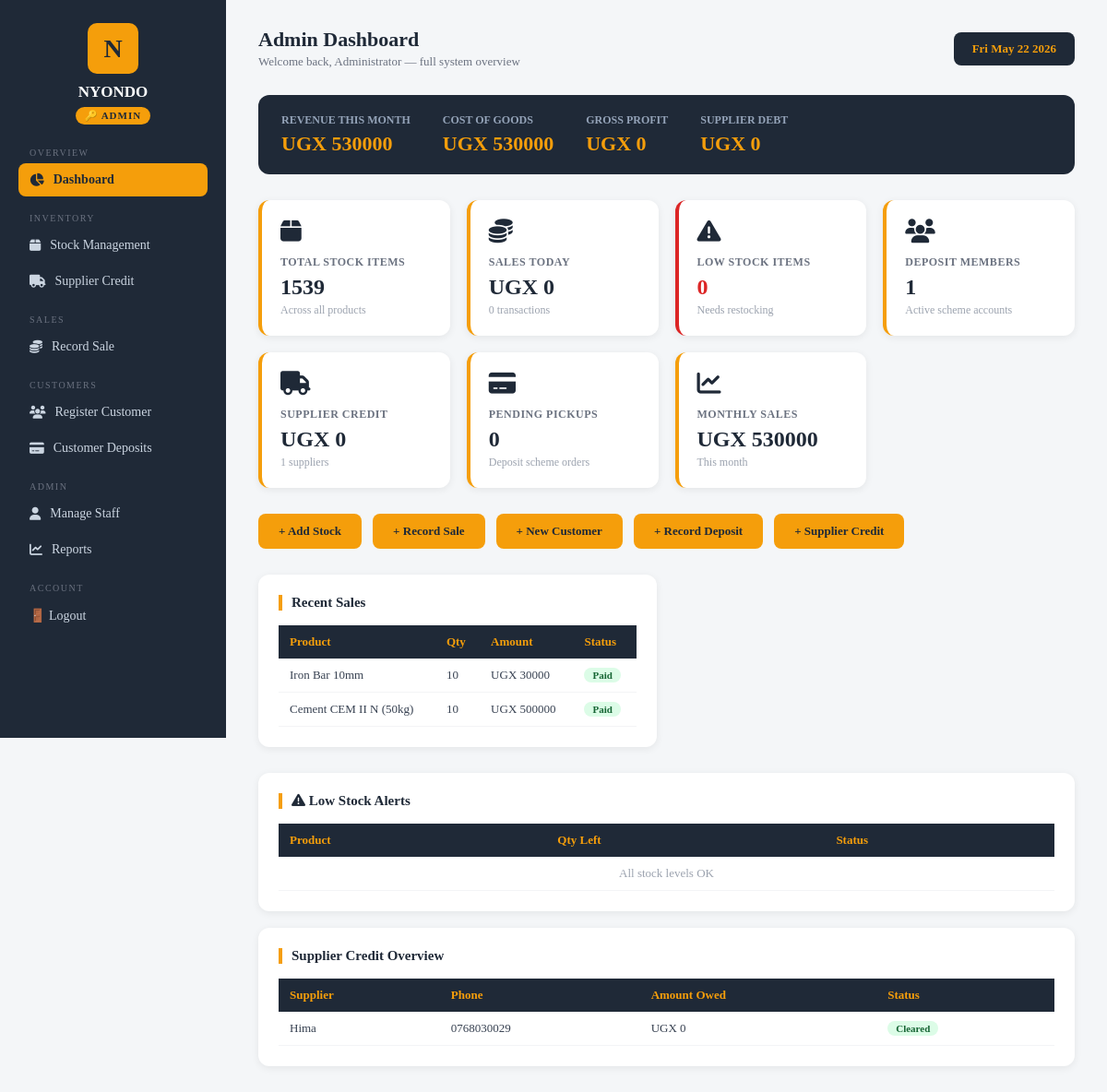
Screenshot of /dashboard/admin/ (signed in) with the database file from the repository.
### nyondoapp/models.py (models this page shows, shortened)
class Sale(models.Model):
    product = models.ForeignKey(Product, on_delete=models.CASCADE)
    quantity = models.IntegerField()
    unit_price = models.DecimalField(max_digits=10, decimal_places=2)  # price at time of sale
    total_price = models.DecimalField(max_digits=10, decimal_places=2)  # quantity x unit_price
    distance_km = models.DecimalField(max_digits=6, decimal_places=2, default=0)  # delivery distance
    transport_fee = models.DecimalField(max_digits=10, decimal_places=2, default=0)  # 0 or 30,000 UGX
    date = models.DateTimeField(auto_now_add=True)

class Product(models.Model):
    name = models.CharField(max_length=200)
    unit_cost = models.DecimalField(max_digits=10, decimal_places=2)  # buying price
    unit_price = models.DecimalField(max_digits=10, decimal_places=2)  # selling price
    quantity = models.IntegerField(default=0)  # current stock level

class Supplier(models.Model):
    name = models.CharField(max_length=200)
    phone = models.CharField(max_length=20)
    address = models.CharField(max_length=255, blank=True)
    product = models.ForeignKey(Product, on_delete=models.SET_NULL, null=True, blank=True)
    quantity = models.IntegerField(default=0)
    credit_amount = models.DecimalField(max_digits=10, decimal_places=2, default=0)  # how much we owe them
    date_added = models.DateField(auto_now_add=True)

### nyondoapp/views.py (the view)
# urls.py: path('dashboard/admin/', views.dashboard_admin, name='dashboard_admin'),
@login_required
def dashboard_admin(request):
    role = get_user_role(request.user)
    if role == 'salesperson':
        return redirect('/dashboard/salesperson/')
    if role == 'stockmanager':
        return redirect('/dashboard/stockmanager/')
    today = timezone.now().date()
    this_month = timezone.now().month
    this_year = timezone.now().year
    total_stock = sum(p.quantity for p in Product.objects.all())
    sales_today = Sale.objects.filter(date__date=today)
    sales_today_total = sum(s.total_price for s in sales_today)
    sales_today_count = sales_today.count()
    sales_month = Sale.objects.filter(date__month=this_month, date__year=this_year)
    revenue_month = sum(s.total_price for s in sales_month)
    cost_month = sum(s.unit_price * s.quantity for s in sales_month)
    gross_profit = revenue_month - cost_month
    low_stock = Product.objects.filter(quantity__lt=10)
    low_stock_count = low_stock.count()
    deposit_members = Customer.objects.count()
    pending_pickups = CustomerDeposit.objects.filter(status='ready_pickup').count()
    suppliers = Supplier.objects.all()
    supplier_credit_total = sum(s.credit_amount for s in suppliers)
    supplier_count = suppliers.count()
    recent_sales = Sale.objects.order_by('-date')[:5]
    context = {
        'total_stock': total_stock,
        'sales_today_total': sales_today_total,
        'sales_today_count': sales_today_count,
        'revenue_month': revenue_month,
        'cost_month': cost_month,
        'gross_profit': gross_profit,
        'low_stock': low_stock,
        'low_stock_count': low_stock_count,
        'deposit_members': deposit_members,
        'pending_pickups': pending_pickups,
        'supplier_credit_total': supplier_credit_total,
        'supplier_count': supplier_count,
        'recent_sales': recent_sales,
        'suppliers': suppliers,
    }
    return render(request, 'dashboard_admin.html', context)

### nyondoapp/views.py (called while the page is built)
def get_user_role(user):
    groups = user.groups.values_list('name', flat=True)
    if 'admin' in groups:
        return 'admin'
    elif 'salesperson' in groups:
        return 'salesperson'
    elif 'stockmanager' in groups:
        return 'stockmanager'
    return None

### nyondoapp/templates/dashboard_admin.html (shortened to what this page needs)
<!doctype html>
<html lang="en">
  <head>
    <link rel="stylesheet" href="https://cdnjs.cloudflare.com/ajax/libs/font-awesome/6.5.1/css/all.min.css" />
  </head>
  <body>
    <div class="sidebar">
      <div class="logo-box">N</div>
      <h2>NYONDO</h2>
      <span class="role-badge">🔑 Admin</span>
      <div class="menu">
        <div class="menu-label">Overview</div>
        <a onclick="window.location.href = '/dashboard/admin/'" class="active"
          ><i class="fa-solid fa-chart-pie"></i> Dashboard</a
        >
        <div class="menu-label">Inventory</div>
        <a onclick="window.location.href = '/stock/'"><i class="fa-solid fa-box"></i> Stock Management</a>
        <a onclick="window.location.href = '/supplier_credit/'"
          ><i class="fa-solid fa-truck"></i> Supplier Credit</a
        >
        <div class="menu-label">Sales</div>
        <a onclick="window.location.href = '/sales/'"><i class="fa-solid fa-coins"></i> Record Sale</a>
        <div class="menu-label">Customers</div>
        <a onclick="window.location.href = '/customer_registration/'"
          ><i class="fa-solid fa-users"></i> Register Customer</a
        >
        <a onclick="window.location.href = '/customer_deposit/'"
          ><i class="fa-solid fa-credit-card"></i> Customer Deposits</a
        >
        <div class="menu-label">Admin</div>
        <a onclick="window.location.href = '#'"><i class="fa-solid fa-user"></i> Manage Staff</a>
        <a onclick="window.location.href = '#'"><i class="fa-solid fa-chart-line"></i> Reports</a>
        <div class="menu-label">Account</div>
        <a onclick="window.location.href = '/login/'">🚪 Logout</a>
      </div>
    </div>
    <div class="main">
      <div class="topbar">
        <div>
          <h1>Admin Dashboard</h1>
          <p>Welcome back, Administrator — full system overview</p>
        </div>
        <div class="date-box" id="admin-date">Loading...</div>
      </div>
      <div class="profit-bar">
        <div class="item">
          <h4>Revenue This Month</h4>
          <div class="v">UGX {{ revenue_month|floatformat:0 }}</div>
        </div>
        <div class="item">
          <h4>Cost of Goods</h4>
          <div class="v">UGX {{ cost_month|floatformat:0 }}</div>
        </div>
        <div class="item">
          <h4>Gross Profit</h4>
          <div class="v">UGX {{ gross_profit|floatformat:0 }}</div>
        </div>
        <div class="item">
          <h4>Supplier Debt</h4>
          <div class="v">UGX {{ supplier_credit_total|floatformat:0 }}</div>
        </div>
      </div>
      <div class="cards">
        <div class="card">
          <div class="icon"><i class="fa-solid fa-box"></i></div>
          <h4>Total Stock Items</h4>
          <div class="val">{{ total_stock }}</div>
          <div class="sub">Across all products</div>
        </div>
        <div class="card">
          <div class="icon"><i class="fa-solid fa-coins"></i></div>
          <h4>Sales Today</h4>
          <div class="val">UGX {{ sales_today_total|floatformat:0 }}</div>
          <div class="sub">{{ sales_today_count }} transactions</div>
        </div>
        <div class="card alert">
          <div class="icon"><i class="fa-solid fa-triangle-exclamation"></i></div>
          <h4>Low Stock Items</h4>
          <div class="val">{{ low_stock_count }}</div>
          <div class="sub">Needs restocking</div>
        </div>
        <div class="card">
          <div class="icon"><i class="fa-solid fa-users"></i></div>
          <h4>Deposit Members</h4>
          <div class="val">{{ deposit_members }}</div>
          <div class="sub">Active scheme accounts</div>
        </div>
        <div class="card">
          <div class="icon"><i class="fa-solid fa-truck"></i></div>
          <h4>Supplier Credit</h4>
          <div class="val">UGX {{ supplier_credit_total|floatformat:0 }}</div>
          <div class="sub">{{ supplier_count }} suppliers</div>
        </div>
        <div class="card">
          <div class="icon"><i class="fa-solid fa-credit-card"></i></div>
          <h4>Pending Pickups</h4>
          <div class="val">{{ pending_pickups }}</div>
          <div class="sub">Deposit scheme orders</div>
        </div>
        <div class="card">
          <div class="icon"><i class="fa-solid fa-chart-line"></i></div>
          <h4>Monthly Sales</h4>
          <div class="val">UGX {{ revenue_month|floatformat:0 }}</div>
          <div class="sub">This month</div>
        </div>
      </div>
      <div class="actions">
        <button class="btn-action" onclick="window.location.href = '/stock/'">
          + Add Stock
        </button>
        <button class="btn-action" onclick="window.location.href = '/sales/'">
          + Record Sale
        </button>
        <button
          class="btn-action"
          onclick="window.location.href = '/customer_registration/'"
        >
          + New Customer
        </button>
        <button
          class="btn-action"
          onclick="window.location.href = '/customer_deposit/'"
        >
          + Record Deposit
        </button>
        <button
          class="btn-action"
          onclick="window.location.href = '/supplier_credit/'"
        >
          + Supplier Credit
        </button>
      </div>
      <div class="two-col">
          <div class="box">
            <div class="box-title">Recent Sales</div>
            <table>
              <thead>
                <tr>
                  <th>Product</th>
                  <th>Qty</th>
                  <th>Amount</th>
                  <th>Status</th>
                </tr>
              </thead>
              <tbody>
                {% for sale in recent_sales %}
                <tr>
                  <td>{{ sale.product.name }}</td>
                  <td>{{ sale.quantity }}</td>
                  <td>UGX {{ sale.total_price|floatformat:0 }}</td>
                  <td><span class="b-green">Paid</span></td>
                </tr>
                {% empty %}
                <tr>
                  <td colspan="4" style="text-align: center; color: #9ca3af">
                    No sales yet
                  </td>
                </tr>
                {% endfor %}
              </tbody>
            </table>
          </div>
        </div>
      <div class="box">
        <div class="box-title"><i class="fa-solid fa-triangle-exclamation"></i> Low Stock Alerts</div>
        <table>
          <thead>
            <tr>
              <th>Product</th>
              <th>Qty Left</th>
              <th>Status</th>
            </tr>
          </thead>
          <tbody>
            {% for product in low_stock %}
            <tr>
              <td>{{ product.name }}</td>
              <td>{{ product.quantity }}</td>
              <td>
                {% if product.quantity < 5 %}
                <span class="b-red">Critical</span>
                {% else %}
                <span class="b-amber">Low</span>
                {% endif %}
              </td>
            </tr>
            {% empty %}
            <tr>
              <td colspan="3" style="text-align: center; color: #9ca3af">
                All stock levels OK
              </td>
            </tr>
            {% endfor %}
          </tbody>
        </table>
      </div>
      <br>
    <div class="box">
      <div class="box-title">Supplier Credit Overview</div>
      <table>
        <thead>
          <tr>
            <th>Supplier</th>
            <th>Phone</th>
            <th>Amount Owed</th>
            <th>Status</th>
          </tr>
        </thead>
        <tbody>
          {% for supplier in suppliers %}
          <tr>
            <td>{{ supplier.name }}</td>
            <td>{{ supplier.phone }}</td>
            <td>UGX {{ supplier.credit_amount|floatformat:0 }}</td>
            <td>
              {% if supplier.credit_amount > 0 %}
              <span class="b-red">Unpaid</span>
              {% else %}
              <span class="b-green">Cleared</span>
              {% endif %}
            </td>
          </tr>
          {% empty %}
          <tr>
            <td colspan="4" style="text-align: center; color: #9ca3af">
              No suppliers added yet
            </td>
          </tr>
          {% endfor %}
        </tbody>
      </table>
    </div>
  </body>
</html>

### nyondoapp/templates/dashboard_admin.html (style rules this page uses)
* { box-sizing: border-box; margin: 0; padding: 0; font-family: Georgia, serif; }
body { background: #f4f6f8; color: #1f2937; }
.sidebar { position: fixed; left: 0; top: 0; width: 245px; height: 100vh; background: #1f2937; color: #fff; padding: 25px 20px; overflow-y: auto; }
.logo-box { width: 55px; height: 55px; background: #f59e0b; color: #1f2937; border-radius: 10px; display: flex; align-items: center; justify-content: center; font-size: 28px; font-weight: bold; margin: 0 auto 10px; }
.sidebar h2 { text-align: center; font-size: 17px; margin-bottom: 2px; }
.role-badge { display: block; text-align: center; background: #f59e0b; color: #1f2937; font-size: 11px; font-weight: bold; padding: 3px 10px; border-radius: 20px; margin: 6px auto 25px; width: fit-content; letter-spacing: 1px; text-transform: uppercase; }
.menu-label { font-size: 10px; text-transform: uppercase; letter-spacing: 1.5px; color: #6b7280; margin: 18px 0 6px 12px; }
.menu a { display: flex; align-items: center; gap: 10px; color: #cbd5e1; text-decoration: none; padding: 10px 12px; border-radius: 8px; font-size: 14px; margin-bottom: 3px; }
.menu a.active { background: #f59e0b; color: #1f2937; font-weight: bold; }
.main { margin-left: 245px; padding: 30px 35px; }
.topbar { display: flex; justify-content: space-between; align-items: center; margin-bottom: 28px; }
.topbar h1 { font-size: 22px; color: #1f2937; }
.topbar p { font-size: 13px; color: #6b7280; margin-top: 3px; }
.topbar .date-box { background: #1f2937; color: #f59e0b; padding: 10px 20px; border-radius: 8px; font-size: 13px; font-weight: bold; }
.cards { display: grid; grid-template-columns: repeat(4, 1fr); gap: 18px; margin-bottom: 28px; }
.card { background: #fff; padding: 20px; border-radius: 12px; box-shadow: 0 2px 8px rgba(0, 0, 0, 0.07); border-left: 4px solid #f59e0b; transition: transform 0.2s; }
.card .icon { font-size: 26px; margin-bottom: 10px; }
.card h4 { font-size: 12px; color: #6b7280; text-transform: uppercase; letter-spacing: 0.5px; margin-bottom: 6px; }
.card .val { font-size: 24px; font-weight: bold; color: #1f2937; }
.card .sub { font-size: 12px; color: #9ca3af; margin-top: 4px; }
.card.alert { border-left-color: #dc2626; }
.card.alert .val { color: #dc2626; }
.two-col { display: grid; grid-template-columns: 1fr 1fr; gap: 22px; margin-bottom: 28px; }
.box { background: #fff; border-radius: 12px; padding: 22px; box-shadow: 0 2px 8px rgba(0, 0, 0, 0.07); }
.box-title { font-size: 15px; font-weight: bold; color: #1f2937; margin-bottom: 16px; border-left: 4px solid #f59e0b; padding-left: 10px; }
table { width: 100%; border-collapse: collapse; font-size: 13px; }
th { background: #1f2937; color: #f59e0b; padding: 10px 12px; text-align: left; }
td { padding: 10px 12px; border-bottom: 1px solid #f3f4f6; color: #374151; }
.b-green { background: #dcfce7; color: #166534; padding: 2px 9px; border-radius: 20px; font-size: 11px; font-weight: bold; }
.actions { display: flex; gap: 12px; flex-wrap: wrap; margin-bottom: 28px; }
.btn-action { background: #f59e0b; color: #1f2937; padding: 11px 22px; border: none; border-radius: 8px; font-size: 13px; font-weight: bold; cursor: pointer; text-decoration: none; display: inline-block; }
.profit-bar { background: #1f2937; color: #fff; border-radius: 12px; padding: 20px 25px; display: flex; gap: 35px; flex-wrap: wrap; margin-bottom: 28px; }
.profit-bar .item h4 { font-size: 12px; color: #94a3b8; text-transform: uppercase; margin-bottom: 5px; }
.profit-bar .item .v { font-size: 22px; font-weight: bold; color: #f59e0b; }

### rows the page displays
Sale: product.name "Iron Bar 10mm", quantity "10", total_price "30000"
Sale: product.name "Cement CEM II N (50kg)", quantity "10", total_price "500000"
Supplier: name "Hima", phone "0768030029", credit_amount "0", shows "Cleared"

### other values shown
{{ revenue_month|floatformat:0 }} "530000"
{{ cost_month|floatformat:0 }} "530000"
{{ gross_profit|floatformat:0 }} "0"
{{ supplier_credit_total|floatformat:0 }} "0"
{{ total_stock }} "1539"
{{ sales_today_total|floatformat:0 }} "0"
{{ sales_today_count }} "0"
{{ low_stock_count }} "0"
{{ deposit_members }} "1"
{{ supplier_count }} "1"
{{ pending_pickups }} "0"
